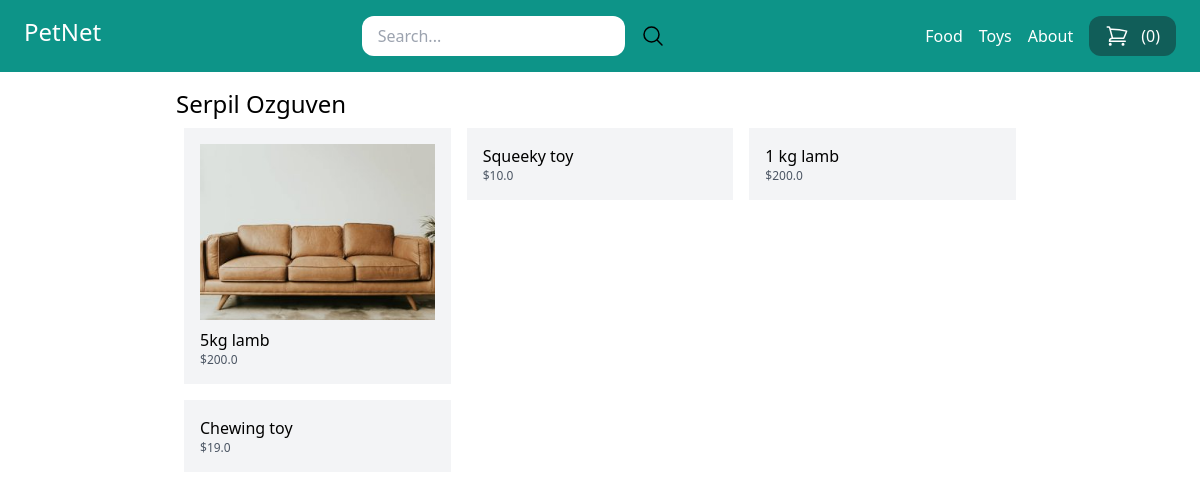
/vendors/1/, run on the app's committed database.
### store/models.py (models this page shows, shortened)
class Category(models.Model):
    title=models.CharField(max_length=50)
    slug=models.SlugField(max_length=50)
    class Meta:
        verbose_name_plural = 'Categories'

class Product(models.Model):
    DRAFT = 'draft'
    WAITING_APPROVAL = 'waitingapproval'
    ACTIVE = 'active'
    DELETED = 'deleted'
    STATUS_CHOICES = (
        (DRAFT,'Draft'),
        (WAITING_APPROVAL, 'Waiting approval'),
        (ACTIVE, 'Active'),
        (DELETED, 'Deleted'),
    )
    user = models.ForeignKey(User, related_name="products", on_delete=models.CASCADE)
    category = models.ForeignKey(Category, related_name="products", on_delete=models.CASCADE)
    title = models.CharField(max_length=50)
    slug = models.SlugField(max_length=50)
    description = models.TextField(blank=True)
    price = models.IntegerField()
    image = models.ImageField(upload_to= 'uploads/product_images/', blank=True, null=True)
    thumbnail = models.ImageField(upload_to='uploads/product_images/thumbnail/', blank=True,null=True)
    created_at = models.DateTimeField(auto_now_add=True)
    updated_at = models.DateTimeField(auto_now=True)
    status =models.CharField(max_length=50, choices=STATUS_CHOICES, default=ACTIVE)
    class Meta:
        ordering = ('-created_at',)
    def get_display_price(self):
        return self.price / 100

### userprofile/views.py (the view)
# urls.py: path('vendors/<int:pk>/', views.vendor_detail, name='vendor_detail'),
def vendor_detail(request,pk):
    user = User.objects.get(pk=pk)
    products = user.products.filter(status=Product.ACTIVE)
    return render(request, 'userprofile/vendor_detail.html', {
        'user': user,
        'products': products
    })

### store/templatetags/menu.py (called while the page is built)
@register.inclusion_tag('core/menu.html')
def menu():
    categories = Category.objects.all()
    return {'categories': categories}

### userprofile/templates/userprofile/vendor_detail.html (shortened to what this page needs)
{% extends 'core/base.html' %}
{% block content %}
<h1 class="text-2xl">{% firstof user.get_full_name user.username %}</h1>
    <div class = "flex flex-wrap">
        {% for product in products %}
            <div class="product w-1/3 p-2">
                <div class = "p-4 bg-gray-100">
                    <a href = "{% url "product_detail" product.category.slug product.slug %}">
                        {% if product.image %}
                            <div class="image mb-2">
                                <img src="{{ product.image.url }}" alt="Image of {{ product.title }}">
                            </div>
                        {% endif %}
                    <h2 class = "text - xl">{{ product.title }}</h2>
                    <p class= "text-xs text-gray-600">${{ product.get_display_price }}</p>
                </div>
            </div>
        {% endfor %}
    </div>
{% endblock  %}

### core/templates/core/menu.html
{% for category in categories  %}
    <a href="{% url 'category_detail' category.slug %}" class="text-white">{{ category.title}}</a>
{% endfor %}
<a href="{% url "about" %}" class="text-white">About</a>

### data on the page
Category: title "Food"
Category: title "Toys"
Product: image (picture), title "5kg lamb", get_display_price "200.0"
Product: title "Squeeky toy", get_display_price "10.0"
Product: title "1 kg lamb", get_display_price "200.0"
Product: title "Chewing toy", get_display_price "19.0"

### other printed values
{{ cart|length }} "0"
